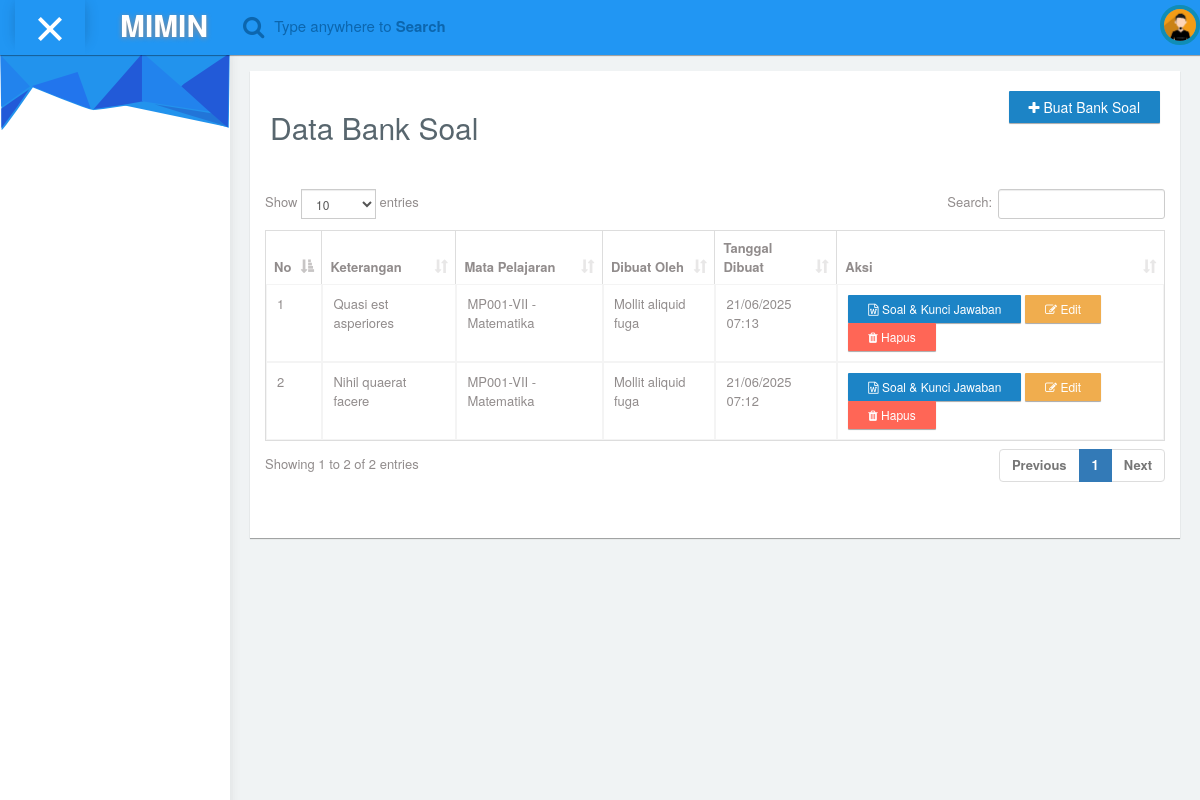
The page /index.php/banksoal on the database as committed earlier.
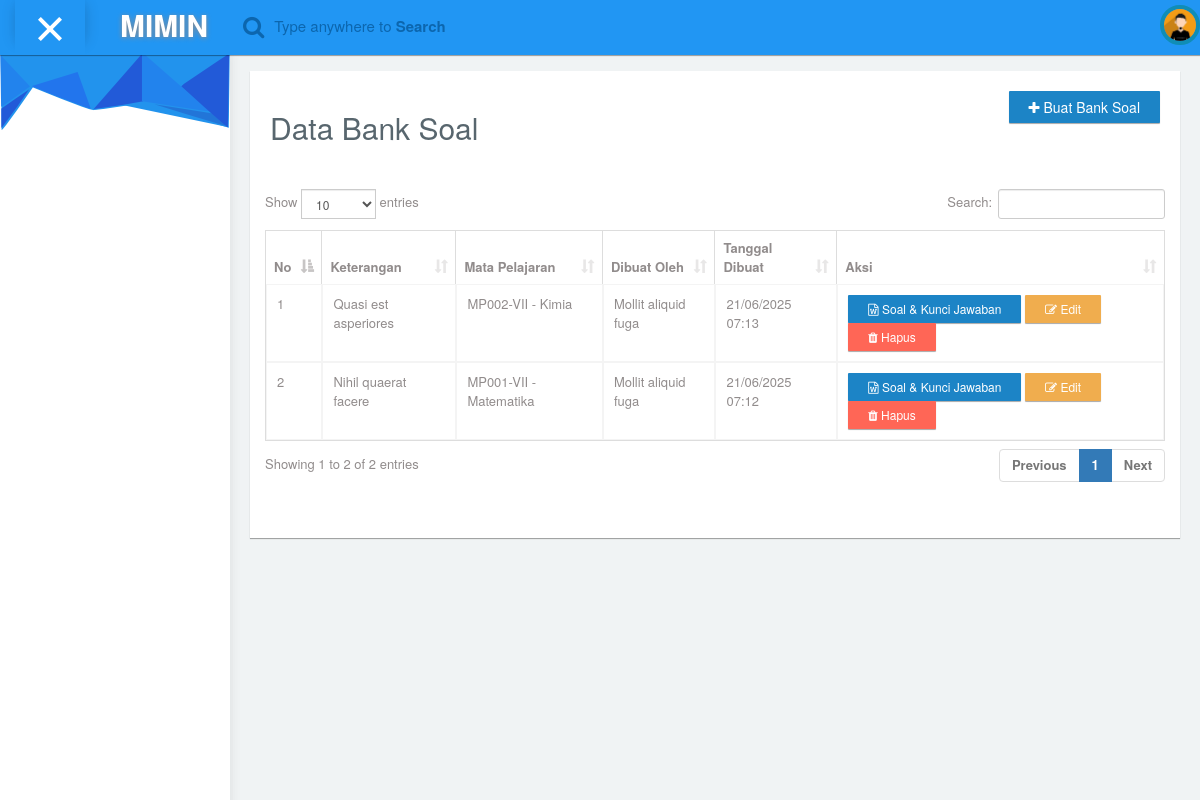
The same page on the database as committed later.
### tables this page shows
CREATE TABLE IF NOT EXISTS `tb_banksoal` (
  `id` int NOT NULL AUTO_INCREMENT,
  `keterangan` varchar(255) NOT NULL,
  `matapelajaran_id` int NOT NULL,
  `pegawai_id` int NOT NULL,
  `created_at` timestamp NOT NULL DEFAULT CURRENT_TIMESTAMP,
  `updated_at` timestamp NOT NULL DEFAULT CURRENT_TIMESTAMP ON UPDATE CURRENT_TIMESTAMP,
  PRIMARY KEY (`id`),
  KEY `matapelajaran_id` (`matapelajaran_id`),
  KEY `pegawai_id` (`pegawai_id`),
  CONSTRAINT `tb_banksoal_ibfk_1` FOREIGN KEY (`matapelajaran_id`) REFERENCES `tb_matapelajaran` (`id`),
  CONSTRAINT `tb_banksoal_ibfk_2` FOREIGN KEY (`pegawai_id`) REFERENCES `tb_pegawai` (`id`)
);

CREATE TABLE IF NOT EXISTS `tb_matapelajaran` (
  `id` int NOT NULL AUTO_INCREMENT,
  `kode_matapelajaran` varchar(20) NOT NULL,
  `nama_matapelajaran` varchar(100) NOT NULL,
  `keterangan` text,
  PRIMARY KEY (`id`)
);

CREATE TABLE IF NOT EXISTS `tb_pegawai` (
  `id` int NOT NULL AUTO_INCREMENT,
  `nama` varchar(100) NOT NULL,
  `tempat_lahir` varchar(100) NOT NULL,
  `tanggal_lahir` date NOT NULL,
  `jenis_kelamin` enum('L','P') NOT NULL,
  `alamat` text NOT NULL,
  `no_telepon` varchar(20) DEFAULT NULL,
  `email` varchar(100) NOT NULL,
  `password` varchar(255) NOT NULL,
  `role` enum('admin','operator','guru','kepala sekolah') NOT NULL,
  `created_at` timestamp NULL DEFAULT CURRENT_TIMESTAMP,
  `updated_at` timestamp NULL DEFAULT CURRENT_TIMESTAMP ON UPDATE CURRENT_TIMESTAMP,
  PRIMARY KEY (`id`),
  UNIQUE KEY `email` (`email`)
);

### application/views/template_miminium/content.php (called while the page is built)
<?php
    $this->load->view($page);
?>

### application/views/template_miminium/wrapper.php (called while the page is built)
<?php
    include 'header.php';
    include 'sidebar.php';
    include 'navbar.php';
	include 'content.php';
	include 'footer.php';
?>

### application/controllers/Banksoal.php (called while the page is built, shortened)
<?php
class Banksoal extends CI_Controller {
	public function __construct() {
		$this->load->database();
		$this->load->library('form_validation');
		$this->load->library('session');
	}
	public function index()
	{
        $this->db->from('tb_gurumatapelajaran');
        $this->db->join('tb_matapelajaran', 'tb_matapelajaran.id = tb_gurumatapelajaran.matapelajaran_id');
        $mapel = $this->db->get();
        $this->db->select('tb_banksoal.*, tb_matapelajaran.kode_matapelajaran, tb_matapelajaran.nama_matapelajaran, tb_pegawai.nama as nama_pegawai');
        $this->db->from('tb_banksoal');
        $this->db->join('tb_matapelajaran', 'tb_matapelajaran.id = tb_banksoal.matapelajaran_id');
        $this->db->join('tb_pegawai', 'tb_pegawai.id = tb_banksoal.pegawai_id');
        $this->db->order_by('tb_banksoal.created_at', 'DESC');
        $banksoal = $this->db->get();
		$data = array(
			'page' => 'banksoal/index',
            'script' => 'banksoal/script',
            'link' => 'banksoal',
            'mapel' => $mapel,
            'banksoal' => $banksoal
		);
		$this->load->view('template_miminium/wrapper', $data);
	}
}

### index.php (called while the page is built, shortened)
<?php
require_once BASEPATH.'core/CodeIgniter.php';

### application/views/banksoal/index.php (the view, shortened to what this page needs)
<div id="content">
  <div class="col-md-12 card-wrap" style="padding:20px;">
    <div class="panel">
      <div class="panel-heading bg-white border-none" style="padding:20px;">
        <div class="row">
          <div class="col-md-6 text-left">
            <h2>Data Bank Soal</h2>
          </div>
          <div class="col-md-6 text-right">
            <a href="#" class="btn btn-primary mb-3 btn-buat-bank-soal"> <i class="fa fa-plus"></i> Buat Bank Soal</a>
          </div>
        </div>
      </div>
      <div class="panel-body" style="padding-bottom:50px;">
        <table class="table table-bordered dt-table">
          <thead>
            <tr>
              <th>No</th>
              <th>Keterangan</th>
              <th>Mata Pelajaran</th>
              <th>Dibuat Oleh</th>
              <th>Tanggal Dibuat</th>
              <th>Aksi</th>
            </tr>
          </thead>
          <tbody>
            <?php $no = 1; ?>
            <?php foreach ($banksoal->result() as $bs): ?>
              <tr>
                <td><?= $no++ ?></td>
                <td><?= htmlspecialchars($bs->keterangan) ?></td>
                <td><?= htmlspecialchars($bs->kode_matapelajaran) ?> - <?= htmlspecialchars($bs->nama_matapelajaran) ?></td>
                <td><?= htmlspecialchars($bs->nama_pegawai) ?></td>
                <td><?= date('d/m/Y H:i', strtotime($bs->created_at)) ?></td>
                <td>
                  <a href="<?= base_url() ?>banksoal/soalkuncijawaban/<?= $bs->id ?>" class="btn btn-sm btn-primary">
                    <i class="fa fa-file-word-o"></i>
                    Soal & Kunci Jawaban
                  </a>
                  <a href="#" class="btn btn-sm btn-warning btn-edit-bank-soal" data-id="<?= $bs->id ?>">
                    <i class="fa fa-edit"></i> Edit
                  </a>
                  <a href="<?= site_url('banksoal/delete/' . $bs->id) ?>" class="btn btn-sm btn-danger btn-delete-bank-soal">
                    <i class="fa fa-trash"></i> Hapus
                  </a>
                </td>
              </tr>
            <?php endforeach; ?>
          </tbody>
        </table>
      </div>
    </div>
  </div>
</div>

Rows that differ between the two databases and show on the page:
changed tb_banksoal "Quasi est asperiores": matapelajaran.kode_matapelajaran "MP001-VII" → "MP002-VII"; matapelajaran.nama_matapelajaran "Matematika" → "Kimia"
